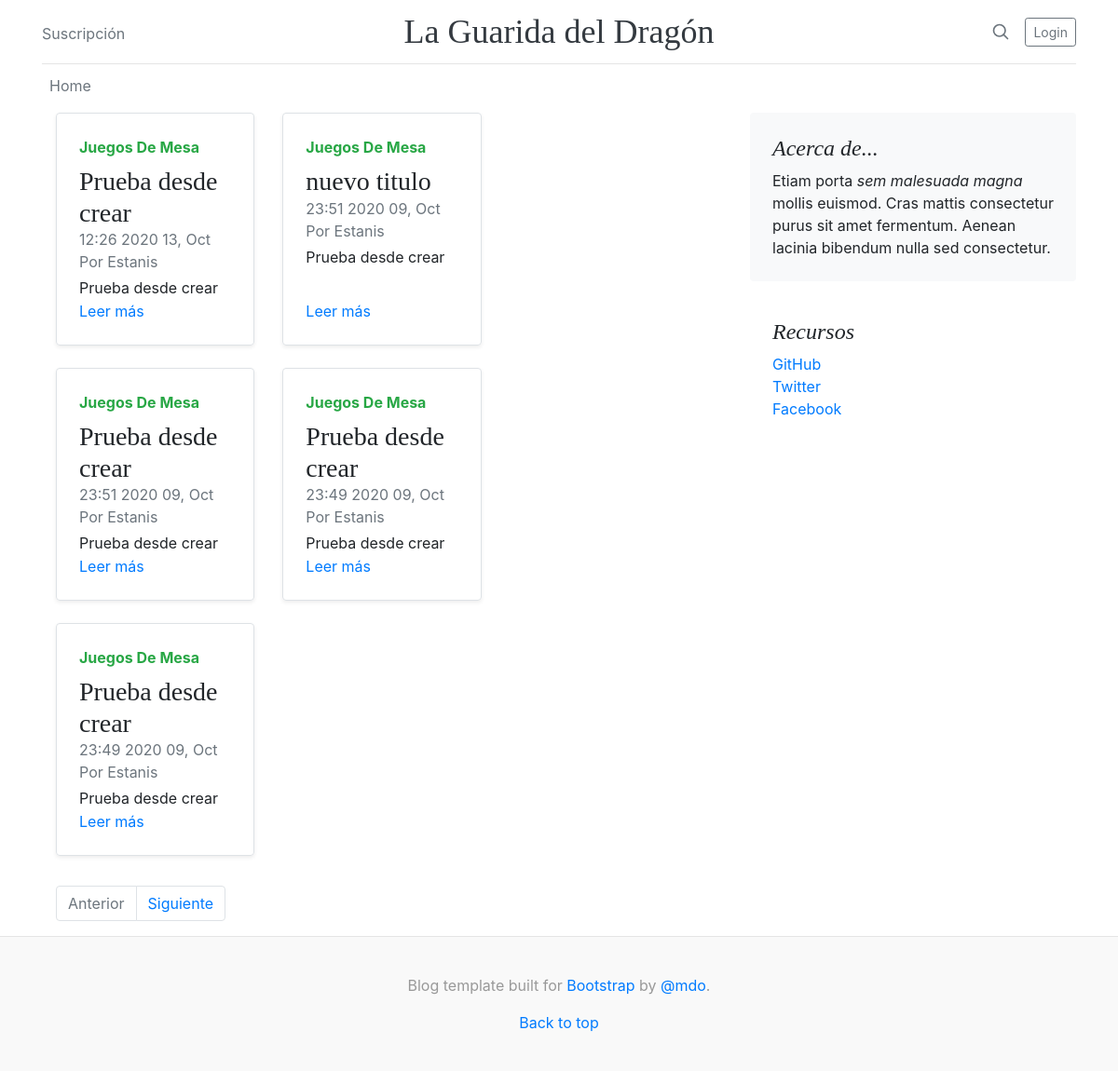
/blog/, run on an earlier commit of the app's database.
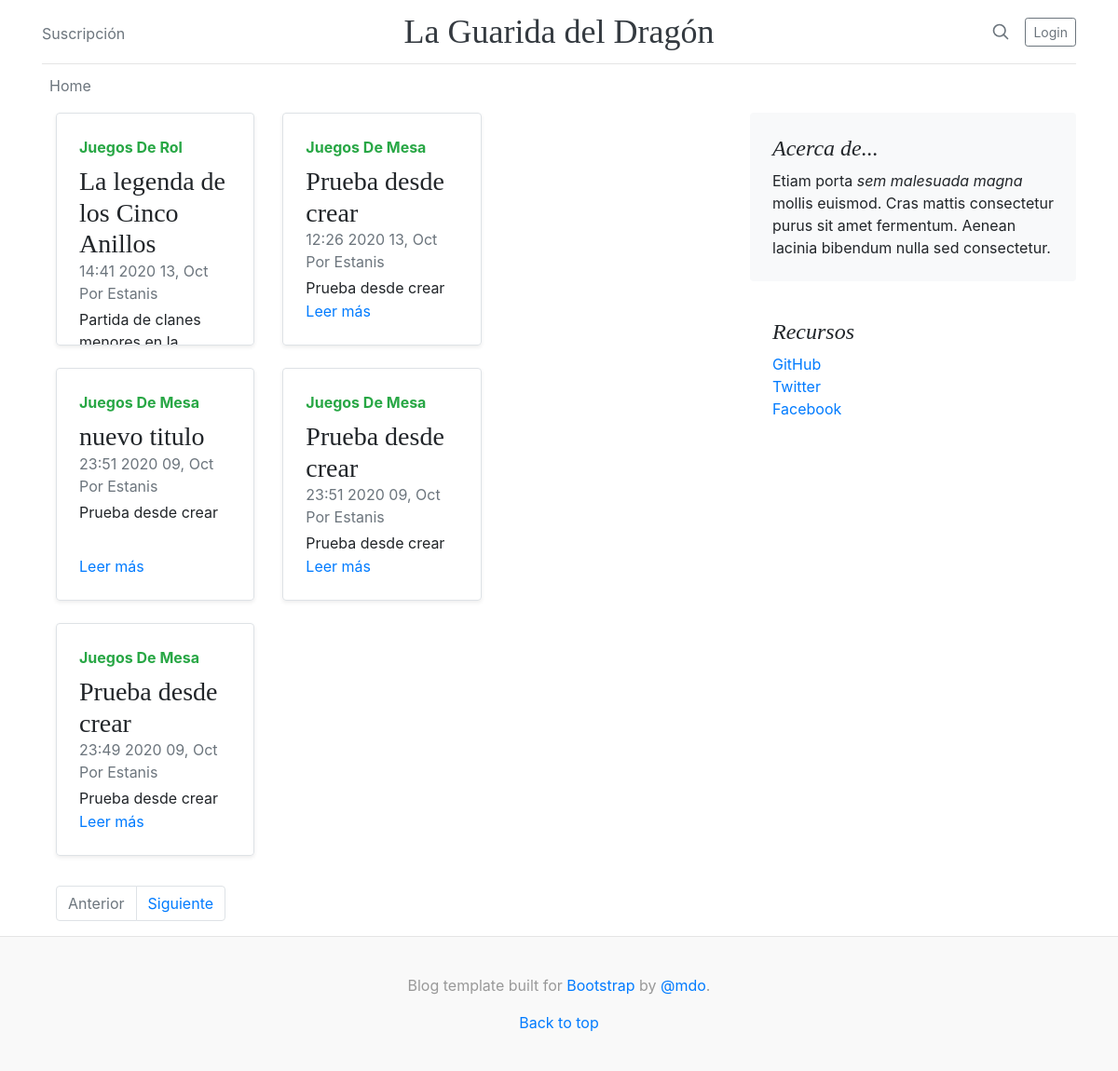
And on a later commit of the database.
### blog_app/models.py (models this page shows, shortened)
class Post(models.Model):
    titulo = models.CharField(max_length=255)
    autor = models.ForeignKey(Usuario, on_delete=models.CASCADE)
    descripcion = models.CharField(max_length=125)
    fecha = models.DateTimeField(auto_now_add=True)
    contenido = models.TextField()
    categoria = models.ForeignKey(Categoria, related_name='post_categoria',
                                  on_delete=models.CASCADE, default=1)
    image = models.ImageField("Image", blank=True, null=True, upload_to="media/post/imagenes")
    class Meta:
        ordering = ['-id']

class Categoria(models.Model):
    name = models.CharField(max_length=255)
    def __str__(self):
        return self.name
    class Meta:
        verbose_name_plural = "Categorias"

class Usuario(AbstractUser):
    pass

### blog_app/views.py (the view)
# urls.py: path('', views.index.as_view(), name='index'),
class index(View):
    def get(self, request,**kwargs):
        lista_post = Post.objects.all()
        paginator = Paginator(lista_post, 5)  # Muestra 5 post por pagina.
        page_number = request.GET.get('page')
        page_obj = paginator.get_page(page_number)
        return render(request, "index.html", {"page_obj": page_obj})

### templates/index.html (shortened to what this page needs)
{% extends 'base.html'%}
{%block contenido%}
 <div class="col-md-8 blog-main">
    <div class="row mb-2">
        {%for post in page_obj%}
        <div class="col-md-6">
            <div class="row no-gutters border rounded overflow-hidden flex-md-row mb-4 shadow-sm h-md-250 position-relative">
                <div class="col p-4 d-flex flex-column position-static">
                    <strong class="d-inline-block mb-2 text-success">{{post.categoria| title}}</strong>
                    <h3 class="mb-0">{{post.titulo|truncatechars:40}}</h3>
                    <div class="mb-1 text-muted">{{post.fecha|date:'H:i Y d, M' }} Por {{post.autor.username}}</div>
                    <p class="mb-auto">{{post.descripcion|truncatechars:120}}</p>
                    <a href="" class="stretched-link">Leer más</a>
                </div>
            </div>
        </div>
        {%endfor%}
    </div>
    <ul class="pagination">
        {% if page_obj.has_previous %}
        <li>
            <a class="page-link" href="?page={{ page_obj.previous_page_number }}">Anterior</a>
        </li>
        {% else %}
        <li class="page-item disabled"><span class="page-link disabled">Anterior</span></li>
        {% endif %}
        {% if page_obj.has_next %}
        <li class="page-item"><a class="page-link" href="?page={{ page_obj.next_page_number }}">Siguiente</a></li>
        {% else %}
        <li class="page-item disabled"><span class="page-link">Siguiente</span></li>
        {% endif %}
    </ul>
</div>
{%endblock%}

### templates/base.html (shortened to what this page needs)
<!doctype html>
<html lang="en">
<head>
    {%load static%}
    <link href="https://getbootstrap.com/docs/4.5/dist/css/bootstrap.min.css" rel="stylesheet"
>
</head>
<body>
{% include 'navbar.html' %}
<main role="main" class="container">
    <div class="row">
<div class="col-md-8 blog-main">
        {%block contenido%}
        {% endblock %}
</div>
        <aside class="col-md-4 blog-sidebar">
            <div class="p-4 mb-3 bg-light rounded">
                <h4 class="font-italic">Acerca de...</h4>
                <p class="mb-0">Etiam porta <em>sem malesuada magna</em> mollis euismod. Cras mattis consectetur purus
                    sit amet fermentum. Aenean lacinia bibendum nulla sed consectetur.</p>
            </div>
            <div class="p-4">
                <h4 class="font-italic">Recursos</h4>
                <ol class="list-unstyled">
                    <li><a target="_blank" href="https://github.com/dawestanis">GitHub</a></li>
                    <li><a target="_blank" href="https://twitter.com/home?lang=es">Twitter</a></li>
                    <li><a target="_blank" href="https://es-es.facebook.com/">Facebook</a></li>
                </ol>
            </div>
        </aside>
    </div>
</main>
<footer class="blog-footer">
    <p>Blog template built for <a href="https://getbootstrap.com/">Bootstrap</a> by <a href="https://twitter.com/mdo">@mdo</a>.
    </p>
    <p>
        <a href="#">Back to top</a>
    </p>
</footer>
</body>
</html>

### templates/navbar.html
<div class="container">
    <header class="blog-header py-3">
        <div class="row flex-nowrap justify-content-between align-items-center">
            <div class="col-4 pt-1">
                <a class="text-muted" href="#">Suscripción</a>
            </div>
            <div class="col-4 text-center">
                <a class="blog-header-logo text-dark" href="#">La Guarida del Dragón</a>
            </div>
            <div class="col-4 d-flex justify-content-end align-items-center">
                <a class="text-muted" href="#" aria-label="Search">
                    <svg xmlns="http://www.w3.org/2000/svg" width="20" height="20" fill="none" stroke="currentColor"
                         stroke-linecap="round" stroke-linejoin="round" stroke-width="2" class="mx-3" role="img"
                         viewBox="0 0 24 24" focusable="false"><title>Buscar</title>
                        <circle cx="10.5" cy="10.5" r="7.5"/>
                        <path d="M21 21l-5.2-5.2"/>
                    </svg>
                </a>
                {% if not request.user.is_active %}
                <a class="btn btn-sm btn-outline-secondary" href="{% url 'login' %}">Login</a>
                {% else %}
                <a class="btn btn-sm btn-outline-secondary" href="{% url 'logout' %}">Logout</a>
                {%endif%}
            </div>
        </div>
    </header>
    <div class="nav-scroller py-1 mb-2">
        <nav class="nav d-flex ">
            <a class="p-2 text-muted" href="">Home</a>
        </nav>
    </div>
</div>

### templates/base.html (style rules this page uses)
.blog-header { line-height: 1; border-bottom: 1px solid #e5e5e5; }
.blog-header-logo { font-family: "Playfair Display", Georgia, "Times New Roman", serif; font-size: 2.25rem; }
h1, h2, h3, h4, h5, h6 { font-family: "Playfair Display", Georgia, "Times New Roman", serif; }
.nav-scroller { position: relative; z-index: 2; height: 2.75rem; overflow-y: hidden; }
.nav-scroller .nav { display: -ms-flexbox; display: flex; -ms-flex-wrap: nowrap; flex-wrap: nowrap; padding-bottom: 1rem; margin-top: -1px; overflow-x: auto; text-align: center; white-space: nowrap; -webkit-overflow-scrolling: touch; }
@media (min-width: 768px) { .h-md-250 { height: 250px; } }
.blog-footer { padding: 2.5rem 0; color: #999; text-align: center; background-color: #f9f9f9; border-top: .05rem solid #e5e5e5; }
.blog-footer p:last-child { margin-bottom: 0; }

What changed in the data, as far as the page shows it:
no longer on this page (row unchanged): Post: categoria "Juegos De Mesa", titulo "Prueba desde crear", fecha "23:49 2020 09, Oct", autor.username "Estanis", descripcion "Prueba desde crear"
added Post: categoria "Juegos De Rol", titulo "La legenda de los Cinco Anillos", fecha "14:41 2020 13, Oct", autor.username "Estanis", descripcion "Partida de clanes…"
